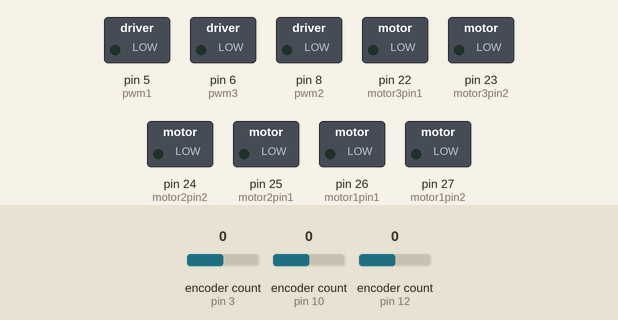
Bench run of a sketch on a simulated Arduino Mega 2560, built with avr-gcc and run on an emulated ATmega2560. On the bench: switched loads named in the sketch (green lamp = pin HIGH). The inputs (shaded band) are chosen by the test bench; at power-on: encoder count (sensors on pin 3, pin 10, pin 12) 0. The ROS host is connected and sends only what is stated.

Above: at 0.1 s.
At 8.1 s:
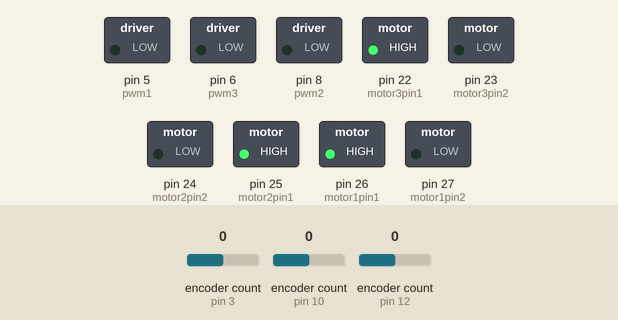
Timing chart, 0 to 9.6 s (numbered marks = the images above):
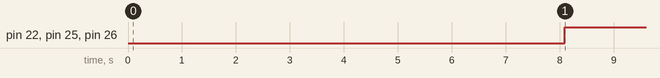

The sketch:

abd.ino
```cpp
#include <ros.h>
#include <std_msgs/Int32.h>
#include <std_msgs/Float32.h>
#include <Encoder.h>
#include <geometry_msgs/Twist.h>


#include <std_msgs/Int16MultiArray.h>
#include <std_msgs/Int64MultiArray.h>
#include <std_msgs/Float64MultiArray.h>
#include <std_msgs/Float32MultiArray.h>
#include <std_msgs/Int16.h>
Encoder myEnc1(10, 11);
Encoder myEnc2(12,13);
Encoder myEnc3(3, 2);

int motor1pin1 = 26;
int motor1pin2 = 27;
int motor2pin1 = 25;
int motor2pin2 = 24;
int motor3pin1 = 22;
int motor3pin2 = 23;
int pwm1 = 5;
int pwm2 = 8;
int pwm3 = 6;
long encPos1=0;
long encPos2=0;
long encPos3=0;
long pose1  = -999;
long pose2  = -999;
long pose3  = -999;
float L0=0.0;
float L1=0.0;
float L2=0.0;
ros::NodeHandle nh;
int i=0;
//std_msgs::Int64MultiArray enc_ticks;
//ros::Publisher enc_ticks_pub("encoder_ticks", &enc_ticks);

void onTwist(const std_msgs::Float32MultiArray& msg)
{

  L1 = msg.data[1]*57.29577;
  L0 = msg.data[0]*57.29577;
  L2 = msg.data[2]*57.29577;

}

ros::Subscriber<std_msgs::Float32MultiArray> cmd_sub("set_vel", &onTwist);

void setup() {
  // put your setup code here, to run once:
  nh.getHardware()->setBaud(115200);

  //MOTOR 1
  pinMode(motor1pin1, OUTPUT);
  pinMode(motor1pin2, OUTPUT);
  pinMode(pwm1, OUTPUT);
  //MOTOR 2
  pinMode(motor2pin1, OUTPUT);
  pinMode(motor2pin2, OUTPUT);
  pinMode(pwm2, OUTPUT);
  //MOTOR 3
  pinMode(motor3pin1, OUTPUT);
  pinMode(motor3pin2, OUTPUT);
  pinMode(pwm3, OUTPUT);

  nh.initNode();

  //encoder ticks array initialiazation
//  char dim0_label[] = "encoder_ticks";
//  enc_ticks.layout.dim = (std_msgs::MultiArrayDimension *) malloc(sizeof(std_msgs::MultiArrayDimension) * 2);
//  enc_ticks.layout.dim[0].label = dim0_label;
//  enc_ticks.layout.dim[0].size = 4;
//  enc_ticks.layout.dim[0].stride = 1*4;
//  enc_ticks.data = (long long int *)malloc(sizeof(long long int)*4);
//  enc_ticks.layout.dim_length = 0;
//  enc_ticks.data_length = 4;

//  nh.advertise(enc_ticks_pub);
  nh.subscribe(cmd_sub);
}

void loop() {
  // put your main code here, to run repeatedly:

//enc_ticks.data[0]=angle;
//  enc_ticks.data[1]=0;
//  enc_ticks.data[2]=0;
//  enc_ticks.data[3]=0;
//
//enc_ticks_pub.publish(&enc_ticks);
while (i<=200)
{
 analogWrite(pwm1, 0);
 analogWrite(pwm2, 0);
 analogWrite(pwm3, 0);
 delay(40);
  nh.spinOnce();
  i=i+1;
}
if (i>200)
{
  pose1=RotMotor(L0,motor1pin1,motor1pin2,pwm1,pose1,&myEnc1);

    if (((pose1*4.5) >= L0-2.25) && (pose1*4.5) <= L0+2.25)
  {  analogWrite(pwm1, 0);
     analogWrite(pwm3, 0);
    i=201;
   pose2=RotMotor(L1,motor2pin1,motor2pin2,pwm2,pose2,&myEnc2);

    if (((pose2*4.5) >= L1-2.25) && (pose2*4.5) <= L1+2.25)
    { analogWrite(pwm1, 0);
      analogWrite(pwm2, 0);
    i=201;
    pose3=RotMotor(L2,motor3pin1,motor3pin2,pwm3,pose3,&myEnc3);
    }
  }
  nh.spinOnce();
}
String abc = String(pose1*4.5);
nh.loginfo(abc.c_str());
}


float RotMotor(float data, int motorpin1, int motorpin2, int pwm, int pose, Encoder *myEnc)
  {
  int k=1;
  int j=1;
  float angle=pose*4.5;

  if (angle >= data-2.25 && angle <= data+2.25)
    {
      i=0;
      return pose;

    }


 else if(data > angle && k==1)
{
  analogWrite(pwm, 250); //ENA pin
  digitalWrite(motorpin1, HIGH);
  digitalWrite(motorpin2, LOW);
  long newPos = myEnc->read();
  if (newPos != pose) {
    pose = newPos;
  }
  j=0;
  k=1;
}

else if (data < angle && j==1)
{
  analogWrite(pwm, 250); //ENA pin
  digitalWrite(motorpin1, LOW);
  digitalWrite(motorpin2, HIGH);
  long newPos = myEnc->read();
  if (newPos != pose) {
    pose = newPos;
  }
  j=1;
  k=0;
}
return pose;
 }
```

Measured:
- by itself, pin 22 (motor3pin1), pin 25 (motor2pin1), pin 26 (motor1pin1): LOW → HIGH at 8.1 s
